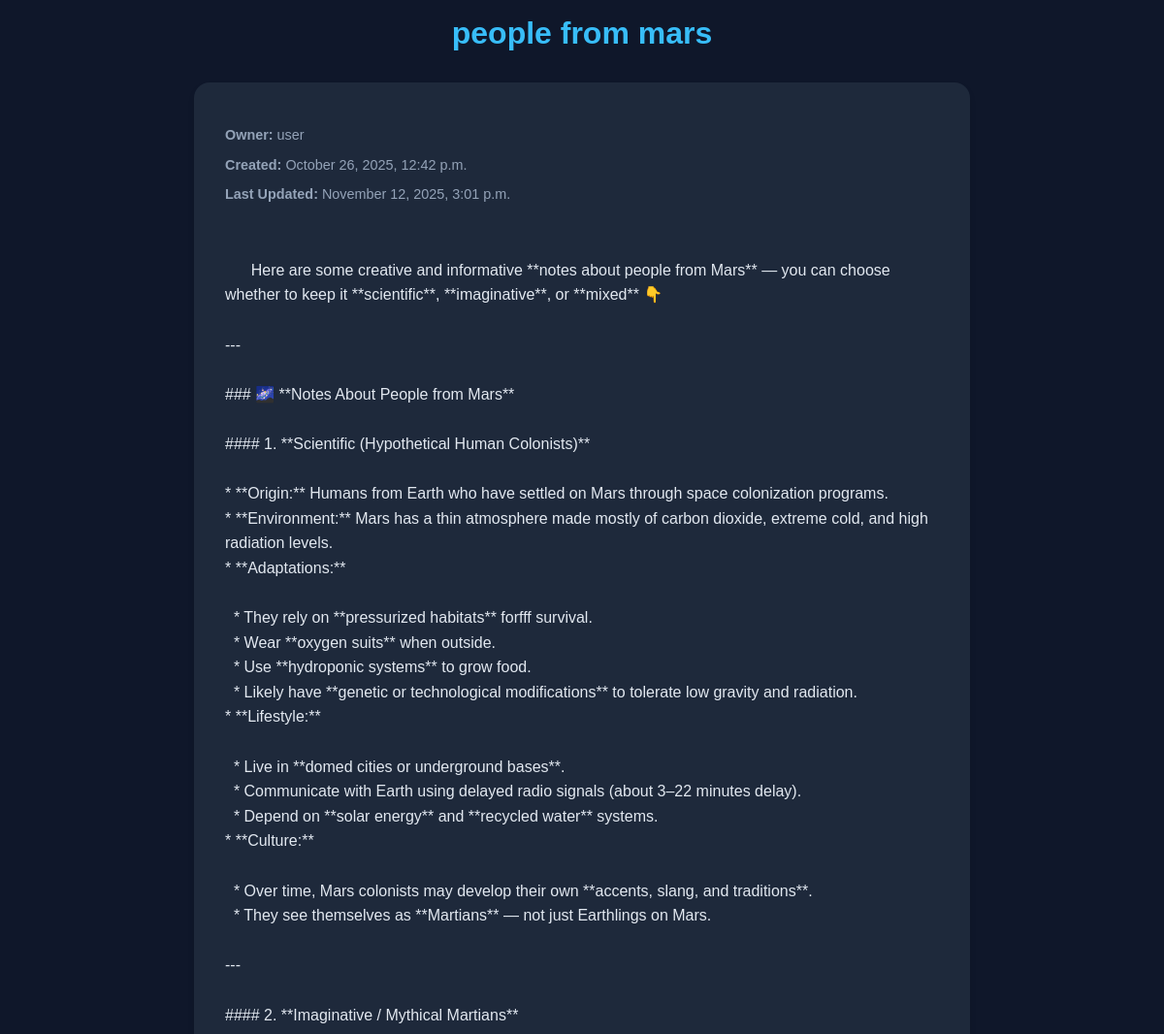
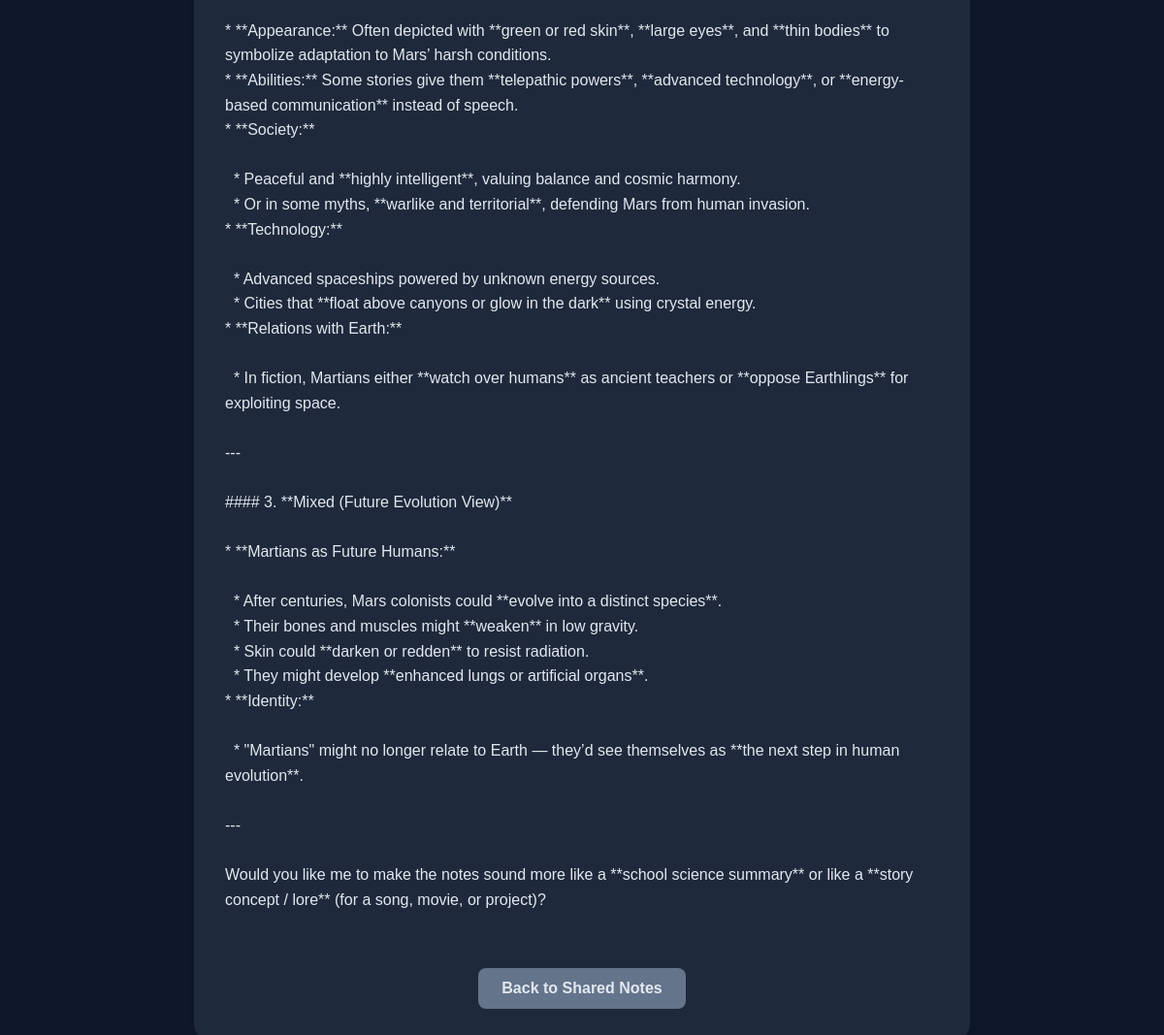
/notes/shared/view/1/ (signed in), run on the app's committed database (2 pictures, top to bottom).
### notes/models.py (models this page shows, shortened)
class Note(models.Model):
    owner = models.ForeignKey(User, on_delete=models.CASCADE)  # Not nullable
    folder = models.ForeignKey(Folder, on_delete=models.SET_NULL, null=True, blank=True)  # Nullable
    title = models.CharField(max_length=200, null=True, blank=True)
    content = models.TextField(null=True, blank=True)
    is_deleted = models.BooleanField(default=False)  # For recycle bin
    deleted_at = models.DateTimeField(null=True, blank=True)
    created_at = models.DateTimeField(auto_now_add=True)
    updated_at = models.DateTimeField(auto_now=True)
    def can_user_view(self, user):
        return self.owner == user or self.shares.filter(user=user).exists()
    def can_user_edit(self, user):
        return self.owner == user or self.shares.filter(user=user, permission='write').exists()

### notes/views.py (the view)
# urls.py: path('shared/view/<int:note_id>/', views.view_shared_note, name='view_shared_note'),
@login_required
def view_shared_note(request, note_id):
    note = get_object_or_404(Note, id=note_id)
    if not note.can_user_view(request.user):
        messages.error(request, "You do not have permission to view this note.")
        return redirect('notes_home')
    can_edit = note.can_user_edit(request.user)
    return render(request, 'notes/view_shared_note.html', {'note': note, 'can_edit': can_edit})

### notes/templates/notes/view_shared_note.html (shortened to what this page needs)
<!DOCTYPE html>
<html lang="en">
<head>
</head>
<body>
  <h1>{{ note.title }}</h1>
  <div class="note-container">
    <div class="note-meta">
      <p><strong>Owner:</strong> {{ note.owner.username }}</p>
      <p><strong>Created:</strong> {{ note.created_at|date:"F j, Y, g:i a" }}</p>
      {% if note.updated_at %}
        <p><strong>Last Updated:</strong> {{ note.updated_at|date:"F j, Y, g:i a" }}</p>
      {% endif %}
    </div>
    <div class="note-content">
      {{ note.content }}
    </div>
    <div class="actions">
      <a href="{% url 'shared_notes' %}" class="btn btn-secondary">Back to Shared Notes</a>
    </div>
  </div>
</body>
</html>

### notes/templates/notes/view_shared_note.html (style rules this page uses)
:root { --bg-primary: #0f172a; --bg-secondary: #1e293b; --text-primary: #e2e8f0; --text-secondary: #94a3b8; --accent: #38bdf8; --accent-hover: #0ea5e9; --border: #334155; }
* { box-sizing: border-box; }
body { font-family: 'Poppins', sans-serif; background: var(--bg-primary); color: var(--text-primary); margin: 0; padding: 0 1rem; }
h1 { text-align: center; margin-top: 1rem; color: var(--accent); }
.note-container { max-width: 800px; margin: 2rem auto; background: var(--bg-secondary); border-radius: 1rem; padding: 2rem; box-shadow: 0 4px 6px rgba(0, 0, 0, 0.1); }
.note-content { line-height: 1.6; white-space: pre-wrap; margin-bottom: 2rem; color: var(--text-primary); }
.note-meta { font-size: 0.9rem; color: var(--text-secondary); margin-bottom: 2rem; }
.actions { text-align: center; }
.btn { display: inline-block; background: var(--accent); color: var(--bg-primary); padding: 0.75rem 1.5rem; border-radius: 0.5rem; text-decoration: none; font-size: 1rem; margin: 0 0.5rem; border: none; cursor: pointer; transition: background-color 0.2s; font-weight: 600; }
.btn-secondary { background: #64748b; color: var(--text-primary); }
@media (min-width: 600px) { body { padding: 0 2rem; } }

### data on the page
Note: title "people from mars", owner.username "user", created_at "October 26, 2025, 12:42 p.m.", updated_at "November 12, 2025, 3:01 p.m.", content "Here are some creative and informative **notes about people from Mars** — you can choose whether to keep it **scientific**, **imaginative**, or **mixed** 👇 --- ### 🌌 **Notes About People from Mars** #### 1. **Scientific (Hypothetical Human Colonists)** * **Origin:** Humans from Earth who have settled on Mars through space colonization programs. * **Environment:** Mars has a thin atmosphere made mostly of carbon dioxide, extreme cold, and high radiation levels. * **Adaptations:** * They rely on **pressurized habitats** forfff survival. * Wear **oxygen suits** when outside. * Use **hydroponic systems** to grow food. * Likely have **genetic or technological modifications** to tolerate low…"
